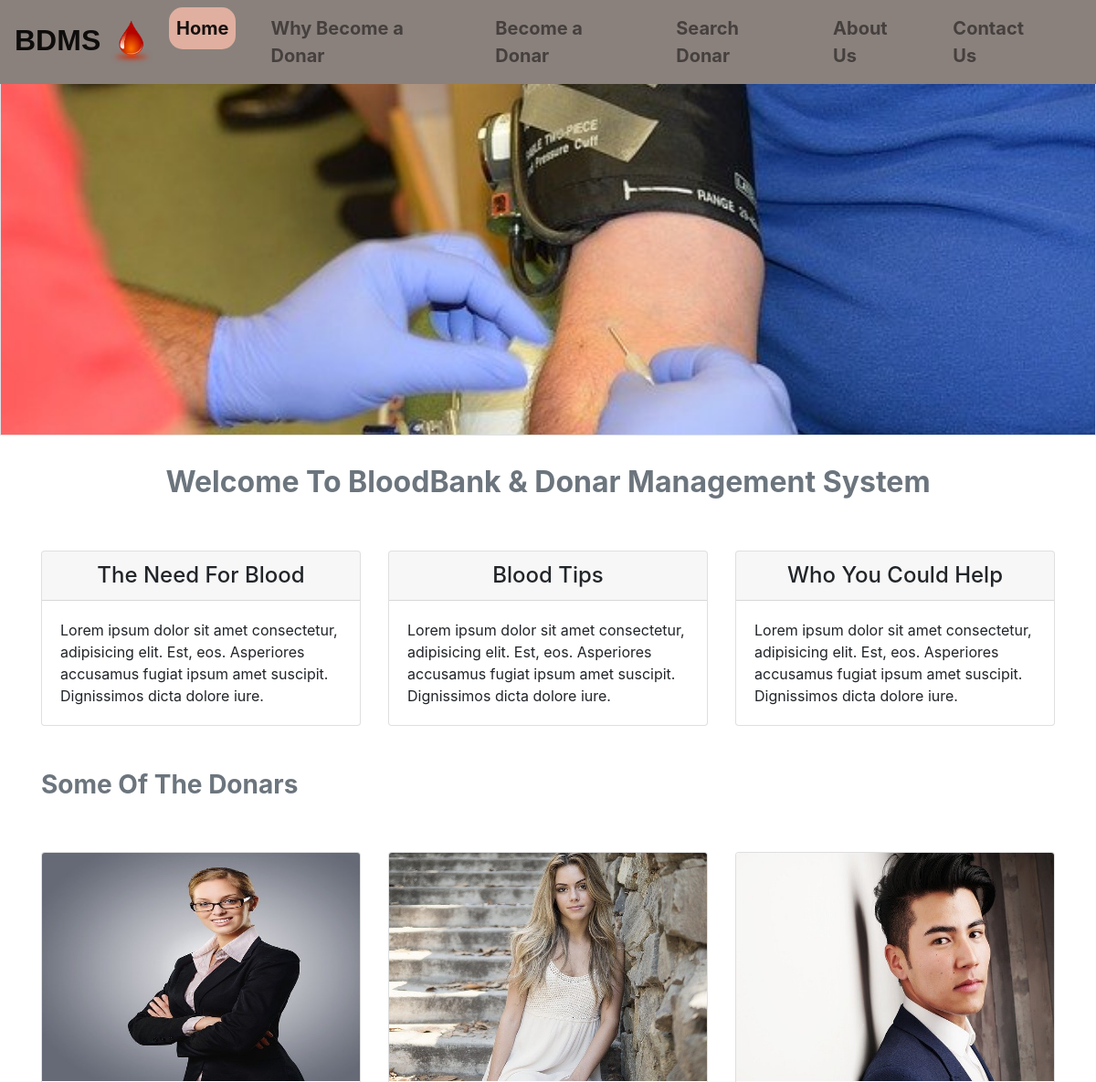
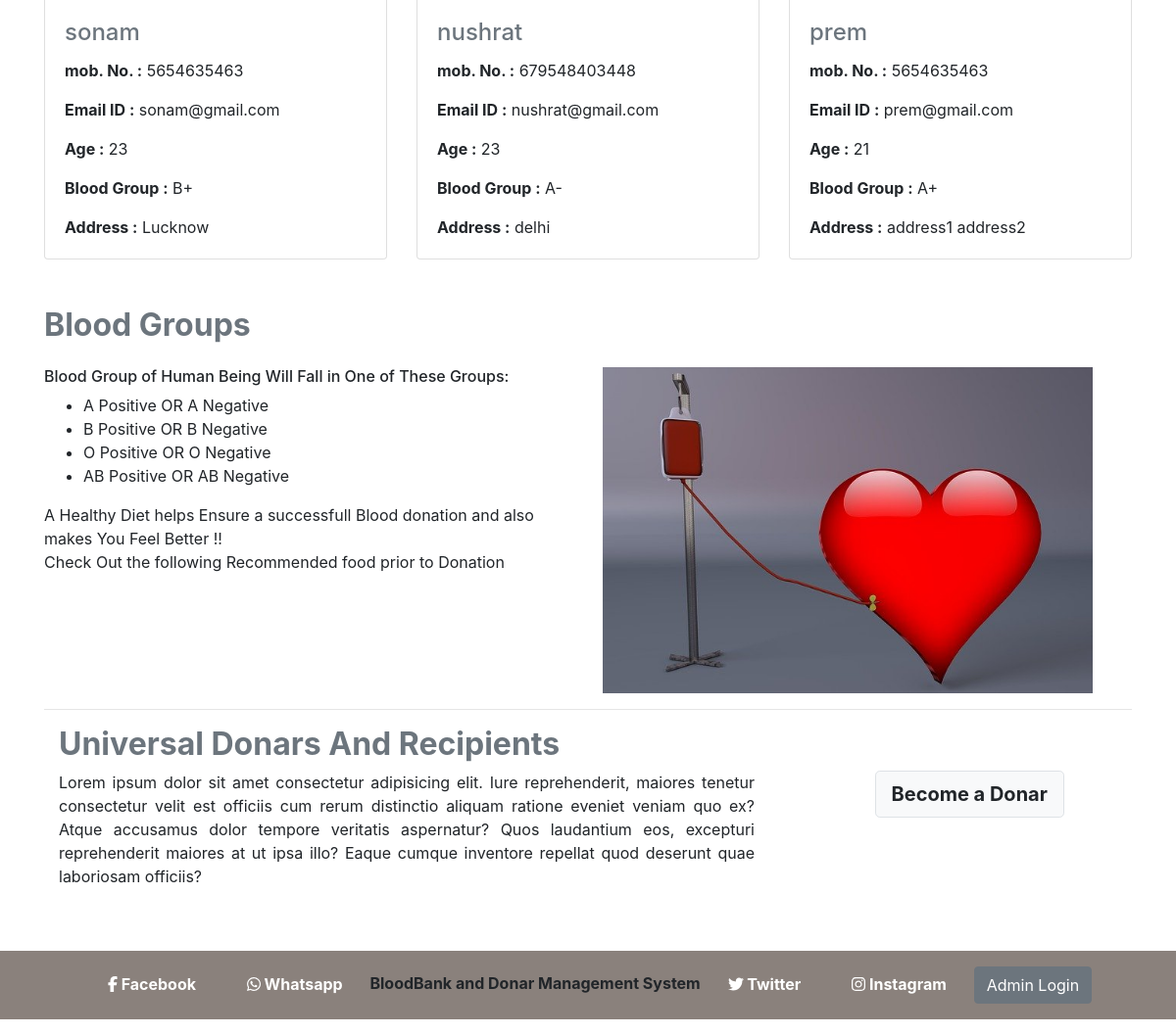
The page / on the database its author committed (2 pictures, top to bottom).
### core/models.py (models this page shows)
class donarmodel(models.Model):
    gen=(('Male','Male'),('Female','Female'))
    groups=(('A+','A+'),('A-','A-'),('B+','B+'),('B-','B-'),('AB+','AB+'),('AB-','AB-'),('o+','o+'),('o-','o-'))
    name=models.CharField(max_length=70)
    phone=models.IntegerField()
    email=models.EmailField()
    age=models.IntegerField()
    gender=models.CharField(max_length=70,choices=gen,default="Male")
    bgroup=models.CharField(max_length=70,choices=groups,default="A+")
    address=models.TextField()
    message=models.TextField(null=True)
    image=models.FileField(default="Not Uploaded")

### core/views.py (the view)
# urls.py: 2. Add a URL to urlpatterns:  path('', views.home, name='home')
def home(request):
    global title
    title="home"
    donars=donarmodel.objects.all()[:3]
    return render(request,'core/home.html',{'title':title,'donars':donars})

### core/templates/core/home.html (shortened to what this page needs)
{% extends 'core/base.html' %}
{% load static %}
{% block navigationbar %}
    {% include 'core/navbar.html' %}
{% endblock navigationbar %}
{% block content %}
    <div class="container-fluid jumbotron navimage img-thumbnail" style="background-image:url('/static/core/images/img2.jpg');">
    </div>
    <div class="container">
        <h2 class="text-center font-weight-bold text-secondary">Welcome To BloodBank  &  Donar  Management System</h2>
        <div class="row">
            <div class="col-sm-4 my-5">
                <div class="card">
                    <h4 class="card-header text-center">The Need For Blood</h4>
                    <div class="card-body">
                        <p class="card-text">Lorem ipsum dolor sit amet consectetur,
                        adipisicing elit. Est, eos. Asperiores accusamus
                         fugiat ipsum amet suscipit. Dignissimos dicta dolore iure.</p>
                    </div>
                </div>
            </div>
            <div class="col-sm-4 my-5">
                <div class="card">
                    <h4 class="card-header text-center">Blood Tips</h4>
                    <div class="card-body">
                        <p class="card-text">Lorem ipsum dolor sit amet consectetur,
                        adipisicing elit. Est, eos. Asperiores accusamus
                         fugiat ipsum amet suscipit. Dignissimos dicta dolore iure.</p>
                    </div>
                </div>
            </div>
            <div class="col-sm-4 my-5">
                <div class="card">
                    <h4 class="card-header text-center">Who You Could Help</h4>
                    <div class="card-body">
                        <p class="card-text">Lorem ipsum dolor sit amet consectetur,
                        adipisicing elit. Est, eos. Asperiores accusamus
                         fugiat ipsum amet suscipit. Dignissimos dicta dolore iure.</p>
                    </div>
                </div>
            </div>
        </div>
    </div>
    <div class="container">
        <h3 class="font-weight-bold text-secondary">Some Of The Donars</h3>
        <div class="row">
            {% for donar in donars %}
                <div class="col-sm-5 col-md-4 my-5">
                    <div class="card" >
                        <img src="{{donar.image.url}}" class="card-img-top" alt="image" height="250px">
                        <div class="card-body">
                            <h4 class="card-title text-secondary">{{donar.name}}</h4>
                            <p class="card-text"><span class="font-weight-bold">mob. No. :</span> {{donar.phone}}</p>
                            <p class="card-text"><span class="font-weight-bold">Email ID :</span> {{donar.email}}</p>
                            <p class="card-text"><span class="font-weight-bold">Age :</span> {{donar.age}}</p>
                            <p class="card-text"><span class="font-weight-bold">Blood Group :</span> {{donar.bgroup}}</p>
                            <p class="card-text"><span class="font-weight-bold">Address :</span> {{donar.address}}</p>
                        </div>
                    </div>
                </div>
            {% endfor %}
        </div>
    </div>
    <div class="container mb-4">
        <h2 class="font-weight-bold text-secondary">Blood Groups</h2>
        <div class="row">
            <div class="col-sm-6 mt-3">
                <h6>Blood Group of Human Being Will Fall in One of These Groups:</h6>
                <ul>
                    <li>A Positive OR A Negative</li>
                    <li>B Positive OR B Negative</li>
                    <li>O Positive OR O Negative</li>
                    <li>AB Positive OR AB Negative</li>
                </ul>
                <p>A Healthy Diet helps Ensure a successfull Blood donation and also makes You
                Feel Better !!<br>Check Out the following Recommended food prior to Donation</p>
            </div>
            <div class="col-sm-6 mt-3">
                <img src="{% static 'core/images/img3.jpg' %}" width="500px"  class="img-fluid">
            </div>
        </div><hr>
    <div class="container">
        <h2 class="font-weight-bold text-secondary">Universal Donars And Recipients</h2>
        <div class="row">
            <div class="col-sm-8">
                <p class="text-justify">
                    Lorem ipsum dolor sit amet consectetur adipisicing elit.
                    Iure reprehenderit, maiores tenetur consectetur velit est
                     officiis cum rerum distinctio aliquam ratione eveniet veniam
                     quo ex? Atque accusamus dolor tempore veritatis aspernatur?
                      Quos laudantium eos, excepturi reprehenderit maiores
                       at ut ipsa illo? Eaque cumque
                    inventore repellat quod deserunt quae laboriosam officiis?
                </p>
            </div>
            <div class="col-sm-3 offset-1" >
                <a href="{% url 'becomedonar' %}" class="btn btn-light btn-lg border font-weight-bold" >Become a Donar</a>
            </div>
        </div>
    </div>
</div>
{% endblock content %}
{% block footer %}
     <div class="container-fluid mt-5" style="background-color:#8a817c;">
        <p class="text-center font-weight-bold p-3">
        <a href="#" class="text-white mr-4 ml-4"><i class="fab fa-facebook-f"></i> Facebook</a>
        <a href="#" class="text-white mr-4 ml-4"><i class="fab fa-whatsapp"></i> Whatsapp</a>
        BloodBank and Donar Management System
        <a href="#" class="text-white mr-4 ml-4"><i class="fab fa-twitter"></i> Twitter</a>
        <a href="#" class="text-white mr-4 ml-4"><i class="fab fa-instagram"></i> Instagram</a>
            <button type="button" class="btn btn-secondary" data-toggle="modal" data-target="#exampleModal">
            Admin Login
            </button>
        </p>
    </div>
{% endblock footer %}

### core/static/core/css/bdms.css (style rules this page uses)
.navimage { background-size: cover; height:400px; margin-top:77px; background-position: center center; background-repeat: no-repeat; border-radius:0px; }

### rows shown on the page
donarmodel: image (picture), name "sonam", phone "5654635463", email "sonam@gmail.com", age "23", bgroup "B+", address "Lucknow"
donarmodel: image (picture), name "nushrat", phone "679548403448", email "nushrat@gmail.com", age "23", bgroup "A-", address "delhi"
donarmodel: image (picture), name "prem", phone "5654635463", email "prem@gmail.com", age "21", bgroup "A+", address "address1 address2"
